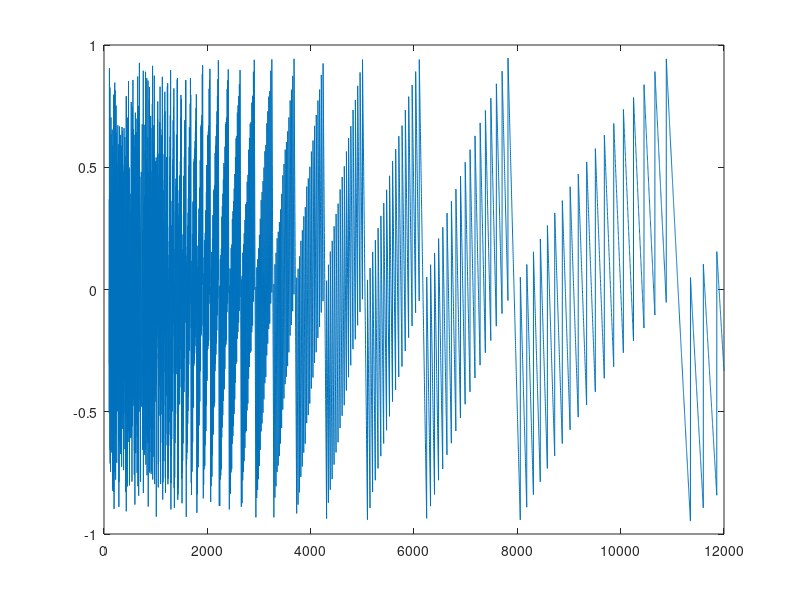

Recreate this plot in MATLAB.


mintime = 1; % time in microseconds each tick takes

% StimOffset =[10 20];
F= 100:1:12000;

StimOffset =10;
% F=6000;

for iStim = 1:length(StimOffset)
    
    StimSeq = [0,180]+StimOffset(iStim);
    
    

    for iFreq = 1:length(F)
        
        Fc = F(iFreq);
        
        T = 1000000 / Fc; %period in microseconds
        phaseacc = T / 360; %microseconds per degree of phase
        
        timetarget = phaseacc*StimSeq;
        
        ticks=double(int32((timetarget/mintime)));
        
        timeactual=ticks*mintime;
        
        phaseactual = timeactual/T *360;
        
        phaseerror(iStim,iFreq)=(180-diff(phaseactual));
        
        timeerror(iStim,iFreq)=(diff(timetarget)-diff(timeactual));
        
    end
    
end

plot(F,timeerror)